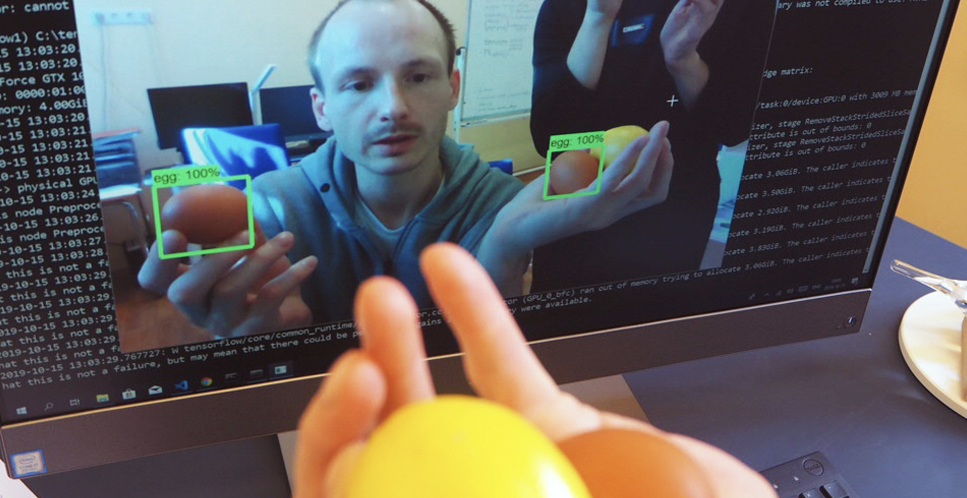
#> input picture CV/images/gan.jpg, 967 x 498 px
$ jupyter execute __matplotlib_with_opencv.ipynb
#> lines starting #> are read from the running program, lines starting #| are printed output that depends on the picture; after the words box and inside, x2 and y2 are one past the last pixel; in counts of white or black regions, pixels touching at a corner belong together
[cell 1]
from matplotlib import pyplot as plt

In case you are using Pycharm IDE extra steps are needed to import library: <br>
<code>**file > settings > project:name > project interpreter > plus sign (install) > search for matplotlib > install package**</code>

[cell 2]
import cv2 as cv
file_0 = '../images/gan.jpg'
img_0 = cv.imread(file_0, -1)
#> img_0 is the input picture: shape (498, 967, 3); mean B, G, R 93.2, 95.2, 98.7

[cell 3]
cv.imshow('source', img_0)
cv.waitKey(0)
cv.destroyAllWindows()

<code>**plt.imshow()**</code> and <code>**plt.show()**</code> method usage

[cell 4]
plt.imshow(img_0)
plt.show()

Straight away we can observe some differences in color space. The reason behind this is that opencv reads images in <code>**BGR**</code> format and matplolib reads images in <code>**RGB**</code> format. So to fix this we have to convert from <code>**BGR to RGB**</code>

[cell 5]
img = cv.cvtColor(img_0, cv.COLOR_BGR2RGB)

[cell 6]
plt.imshow(img_0)
plt.show()

matplotlib has huge set of tools for data visualization,analysis and inspection options.<br> But before getting into it we can use some utilites to hide unnecessery tick information <code>**(optional)**</code>

[cell 7]
plt.xticks([])
plt.yticks([])
plt.imshow(img_0)
plt.show()

The first advantage that we can use from [simple and adaptive image thresholding](./__simple_and_adaptive_image_thresholding.ipynb) lesson is instead of using multiple windows to display different results of operation on image. So lets say you want to have it a single go and we can do this by using matplotlib

[cell 8]
file_1 = '../images/gradient.jpg'
img_1  = cv.imread(file_1, 0);
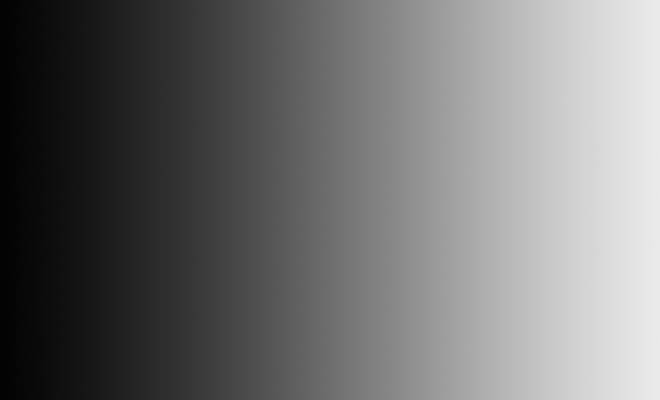
#> input picture CV/images/gradient.jpg, 660 x 400 px
#> img_1: shape (400, 660); min 3, max 235, mean 112.7

_, th_binary     = cv.threshold(img_1, 127, 255, cv.THRESH_BINARY)
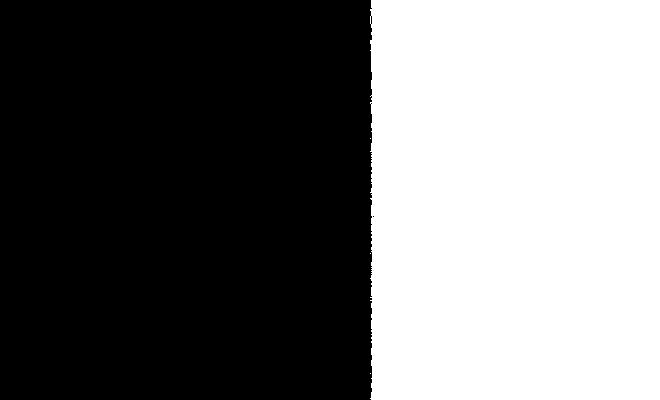
#> th_binary: shape (400, 660); 43.7% white; 4 white regions (3 under 20 px), largest, box (x1, y1, x2, y2) and area: (370, 0, 660, 400) 115457
_, th_invers     = cv.threshold(img_1, 127, 255, cv.THRESH_BINARY_INV)
_, th_trunc      = cv.threshold(img_1, 127, 255,  cv.THRESH_TRUNC)
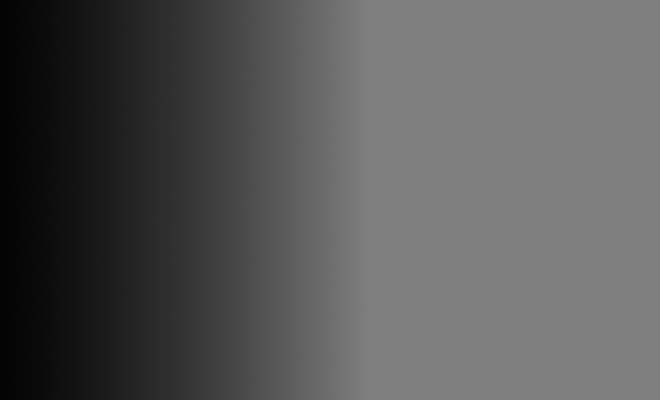
#> th_trunc: shape (400, 660); min 3, max 127, mean 87.6
_, th_tozero     = cv.threshold(img_1, 127, 255, cv.THRESH_TOZERO)
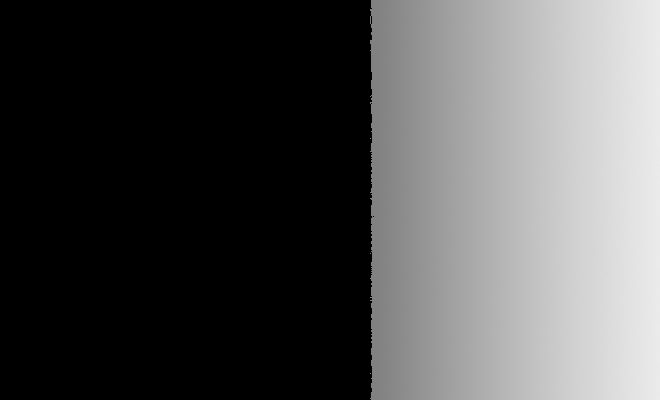
#> th_tozero: shape (400, 660); min 0, max 235, mean 80.7
_, th_tozero_inv = cv.threshold(img_1, 127, 255, cv.THRESH_TOZERO_INV)
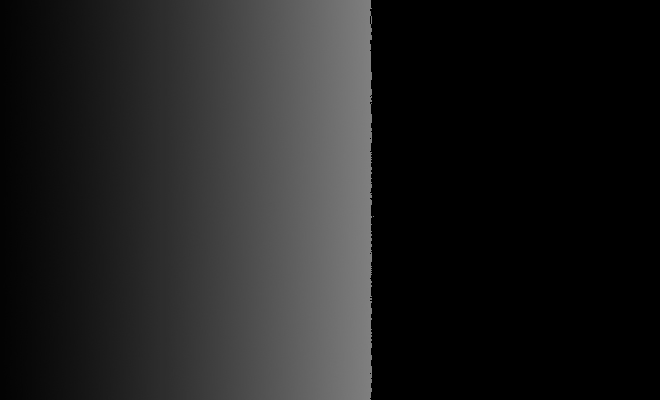
#> th_tozero_inv: shape (400, 660); min 0, max 127, mean 32

Lets simply make two arrays that hold image titles in case of many examples and array for images

[cell 9]
titles = ['SOURCE', 'TH_BINARY', 'TH_BINARY_INV', 'TH_TRUNC', 'TH_TOZERO', 'TH_TOZERO_INV']
images = [img_1, th_binary, th_invers, th_trunc, th_tozero, th_tozero_inv ]

for i in range(len(images)):
    plt.subplot(2, 3, i+1)
    plt.imshow(images[i], 'gray')
    plt.title(titles[i])
    plt.xticks([])
    plt.yticks([])
#> this loop made 6 passes
